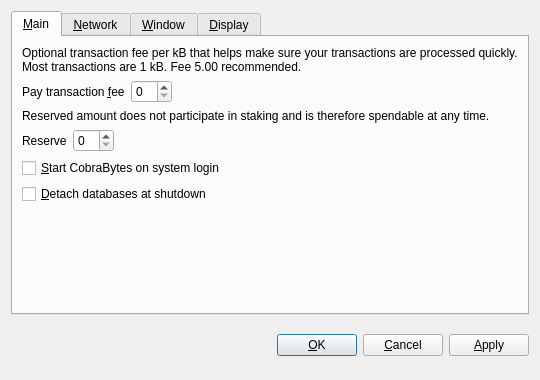
<?xml version="1.0" encoding="UTF-8"?>
<ui version="4.0">
 <class>OptionsDialog</class>
 <widget class="QDialog" name="OptionsDialog">
  <property name="geometry">
   <rect>
    <x>0</x>
    <y>0</y>
    <width>540</width>
    <height>380</height>
   </rect>
  </property>
  <property name="windowTitle">
   <string>Options</string>
  </property>
  <property name="modal">
   <bool>true</bool>
  </property>
  <layout class="QVBoxLayout" name="verticalLayout">
   <item>
    <widget class="QTabWidget" name="tabWidget">
     <property name="tabPosition">
      <enum>QTabWidget::North</enum>
     </property>
     <property name="currentIndex">
      <number>0</number>
     </property>
     <widget class="QWidget" name="tabMain">
      <attribute name="title">
       <string>&amp;Main</string>
      </attribute>
      <layout class="QVBoxLayout" name="verticalLayout_Main">
       <item>
        <widget class="QLabel" name="transactionFeeInfoLabel">
         <property name="text">
          <string>Optional transaction fee per kB that helps make sure your transactions are processed quickly. Most transactions are 1 kB. Fee 5.00 recommended.</string>
         </property>
         <property name="textFormat">
          <enum>Qt::PlainText</enum>
         </property>
         <property name="wordWrap">
          <bool>true</bool>
         </property>
        </widget>
       </item>
       <item>
        <layout class="QHBoxLayout" name="horizontalLayoutFee">
         <item>
          <widget class="QLabel" name="transactionFeeLabel">
           <property name="text">
            <string>Pay transaction &amp;fee</string>
           </property>
           <property name="textFormat">
            <enum>Qt::PlainText</enum>
           </property>
           <property name="buddy">
            <cstring>transactionFee</cstring>
           </property>
          </widget>
         </item>
         <item>
          <widget class="BitcoinAmountField" name="transactionFee"/>
         </item>
         <item>
          <spacer name="horizontalSpacerFee">
           <property name="orientation">
            <enum>Qt::Horizontal</enum>
           </property>
           <property name="sizeHint" stdset="0">
            <size>
             <width>40</width>
             <height>20</height>
            </size>
           </property>
          </spacer>
         </item>
        </layout>
       </item>
       <item>
        <widget class="QLabel" name="reserveBalanceInfoLabel">
         <property name="text">
          <string>Reserved amount does not participate in staking and is therefore spendable at any time.</string>
         </property>
         <property name="textFormat">
          <enum>Qt::PlainText</enum>
         </property>
         <property name="wordWrap">
          <bool>true</bool>
         </property>
        </widget>
       </item>
       <item>
        <layout class="QHBoxLayout" name="horizontalLayoutReserveBalance">
         <item>
          <widget class="QLabel" name="reserveBalanceLabel">
           <property name="text">
            <string>Reserve</string>
           </property>
           <property name="textFormat">
            <enum>Qt::PlainText</enum>
           </property>
           <property name="buddy">
            <cstring>reserveBalance</cstring>
           </property>
          </widget>
         </item>
         <item>
          <widget class="BitcoinAmountField" name="reserveBalance"/>
         </item>
         <item>
          <spacer name="horizontalSpacerReserveBalance">
           <property name="orientation">
            <enum>Qt::Horizontal</enum>
           </property>
           <property name="sizeHint" stdset="0">
            <size>
             <width>40</width>
             <height>20</height>
            </size>
           </property>
          </spacer>
         </item>
        </layout>
       </item>
       <item>
        <widget class="QCheckBox" name="bitcoinAtStartup">
         <property name="toolTip">
          <string>Automatically start CobraBytes after logging in to the system.</string>
         </property>
         <property name="text">
          <string>&amp;Start CobraBytes on system login</string>
         </property>
        </widget>
       </item>
       <item>
        <widget class="QCheckBox" name="detachDatabases">
         <property name="toolTip">
          <string>Detach block and address databases at shutdown. This means they can be moved to another data directory, but it slows down shutdown. The wallet is always detached.</string>
         </property>
         <property name="text">
          <string>&amp;Detach databases at shutdown</string>
         </property>
        </widget>
       </item>
       <item>
        <spacer name="verticalSpacer_Main">
         <property name="orientation">
          <enum>Qt::Vertical</enum>
         </property>
         <property name="sizeHint" stdset="0">
          <size>
           <width>20</width>
           <height>40</height>
          </size>
         </property>
        </spacer>
       </item>
      </layout>
     </widget>
     <widget class="QWidget" name="tabNetwork">
      <attribute name="title">
       <string>&amp;Network</string>
      </attribute>
      <layout class="QVBoxLayout" name="verticalLayout_Network">
       <item>
        <widget class="QCheckBox" name="mapPortUpnp">
         <property name="toolTip">
          <string>Automatically open the CobraBytes client port on the router. This only works when your router supports UPnP and it is enabled.</string>
         </property>
         <property name="text">
          <string>Map port using &amp;UPnP</string>
         </property>
        </widget>
       </item>
       <item>
        <widget class="QCheckBox" name="connectSocks">
         <property name="toolTip">
          <string>Connect to the CobraBytes network through a SOCKS proxy (e.g. when connecting through Tor).</string>
         </property>
         <property name="text">
          <string>&amp;Connect through SOCKS proxy:</string>
         </property>
        </widget>
       </item>
       <item>
        <layout class="QHBoxLayout" name="horizontalLayout_Network">
         <item>
          <widget class="QLabel" name="proxyIpLabel">
           <property name="text">
            <string>Proxy &amp;IP:</string>
           </property>
           <property name="textFormat">
            <enum>Qt::PlainText</enum>
           </property>
           <property name="buddy">
            <cstring>proxyIp</cstring>
           </property>
          </widget>
         </item>
         <item>
          <widget class="QValidatedLineEdit" name="proxyIp">
           <property name="maximumSize">
            <size>
             <width>140</width>
             <height>16777215</height>
            </size>
           </property>
           <property name="toolTip">
            <string>IP address of the proxy (e.g. 127.0.0.1)</string>
           </property>
          </widget>
         </item>
         <item>
          <widget class="QLabel" name="proxyPortLabel">
           <property name="text">
            <string>&amp;Port:</string>
           </property>
           <property name="textFormat">
            <enum>Qt::PlainText</enum>
           </property>
           <property name="buddy">
            <cstring>proxyPort</cstring>
           </property>
          </widget>
         </item>
         <item>
          <widget class="QLineEdit" name="proxyPort">
           <property name="maximumSize">
            <size>
             <width>55</width>
             <height>16777215</height>
            </size>
           </property>
           <property name="toolTip">
            <string>Port of the proxy (e.g. 9050)</string>
           </property>
          </widget>
         </item>
         <item>
          <widget class="QLabel" name="socksVersionLabel">
           <property name="text">
            <string>SOCKS &amp;Version:</string>
           </property>
           <property name="textFormat">
            <enum>Qt::PlainText</enum>
           </property>
           <property name="buddy">
            <cstring>socksVersion</cstring>
           </property>
          </widget>
         </item>
         <item>
          <widget class="QValueComboBox" name="socksVersion">
           <property name="toolTip">
            <string>SOCKS version of the proxy (e.g. 5)</string>
           </property>
          </widget>
         </item>
         <item>
          <spacer name="horizontalSpacer_Network">
           <property name="orientation">
            <enum>Qt::Horizontal</enum>
           </property>
           <property name="sizeHint" stdset="0">
            <size>
             <width>40</width>
             <height>20</height>
            </size>
           </property>
          </spacer>
         </item>
        </layout>
       </item>
       <item>
        <spacer name="verticalSpacer_Network">
         <property name="orientation">
          <enum>Qt::Vertical</enum>
         </property>
         <property name="sizeHint" stdset="0">
          <size>
           <width>20</width>
           <height>40</height>
          </size>
         </property>
        </spacer>
       </item>
      </layout>
     </widget>
     <widget class="QWidget" name="tabWindow">
      <attribute name="title">
       <string>&amp;Window</string>
      </attribute>
      <layout class="QVBoxLayout" name="verticalLayout_Window">
       <item>
        <widget class="QCheckBox" name="minimizeToTray">
         <property name="toolTip">
          <string>Show only a tray icon after minimizing the window.</string>
         </property>
         <property name="text">
          <string>&amp;Minimize to the tray instead of the taskbar</string>
         </property>
        </widget>
       </item>
       <item>
        <widget class="QCheckBox" name="minimizeOnClose">
         <property name="toolTip">
          <string>Minimize instead of exit the application when the window is closed. When this option is enabled, the application will be closed only after selecting Quit in the menu.</string>
         </property>
         <property name="text">
          <string>M&amp;inimize on close</string>
         </property>
        </widget>
       </item>
       <item>
        <spacer name="verticalSpacer_Window">
         <property name="orientation">
          <enum>Qt::Vertical</enum>
         </property>
         <property name="sizeHint" stdset="0">
          <size>
           <width>20</width>
           <height>40</height>
          </size>
         </property>
        </spacer>
       </item>
      </layout>
     </widget>
     <widget class="QWidget" name="tabDisplay">
      <attribute name="title">
       <string>&amp;Display</string>
      </attribute>
      <layout class="QVBoxLayout" name="verticalLayout_Display">
       <item>
        <layout class="QHBoxLayout" name="horizontalLayout_1_Display">
         <item>
          <widget class="QLabel" name="langLabel">
           <property name="text">
            <string>User Interface &amp;language:</string>
           </property>
           <property name="textFormat">
            <enum>Qt::PlainText</enum>
           </property>
           <property name="buddy">
            <cstring>lang</cstring>
           </property>
          </widget>
         </item>
         <item>
          <widget class="QValueComboBox" name="lang">
           <property name="toolTip">
            <string>The user interface language can be set here. This setting will take effect after restarting CobraBytes.</string>
           </property>
          </widget>
         </item>
        </layout>
       </item>
       <item>
        <layout class="QHBoxLayout" name="horizontalLayout_2_Display">
         <item>
          <widget class="QLabel" name="unitLabel">
           <property name="text">
            <string>&amp;Unit to show amounts in:</string>
           </property>
           <property name="textFormat">
            <enum>Qt::PlainText</enum>
           </property>
           <property name="buddy">
            <cstring>unit</cstring>
           </property>
          </widget>
         </item>
         <item>
          <widget class="QValueComboBox" name="unit">
           <property name="toolTip">
            <string>Choose the default subdivision unit to show in the interface and when sending coins.</string>
           </property>
          </widget>
         </item>
        </layout>
       </item>
       <item>
        <widget class="QCheckBox" name="displayAddresses">
         <property name="toolTip">
          <string>Whether to show CobraBytes addresses in the transaction list or not.</string>
         </property>
         <property name="text">
          <string>&amp;Display addresses in transaction list</string>
         </property>
        </widget>
       </item>
       <item>
        <widget class="QCheckBox" name="coinControlFeatures">
         <property name="toolTip">
          <string>Whether to show coin control features or not.</string>
         </property>
         <property name="text">
          <string>Display coin &amp;control features (experts only!)</string>
         </property>
        </widget>
       </item>
       <item>
        <spacer name="verticalSpacer_Display">
         <property name="orientation">
          <enum>Qt::Vertical</enum>
         </property>
         <property name="sizeHint" stdset="0">
          <size>
           <width>20</width>
           <height>40</height>
          </size>
         </property>
        </spacer>
       </item>
      </layout>
     </widget>
    </widget>
   </item>
   <item>
    <layout class="QHBoxLayout" name="horizontalLayout_Buttons">
     <item>
      <spacer name="horizontalSpacer_1">
       <property name="orientation">
        <enum>Qt::Horizontal</enum>
       </property>
       <property name="sizeHint" stdset="0">
        <size>
         <width>40</width>
         <height>48</height>
        </size>
       </property>
      </spacer>
     </item>
     <item>
      <widget class="QLabel" name="statusLabel">
       <property name="font">
        <font>
         <weight>75</weight>
         <bold>true</bold>
        </font>
       </property>
       <property name="text">
        <string/>
       </property>
       <property name="textFormat">
        <enum>Qt::PlainText</enum>
       </property>
       <property name="wordWrap">
        <bool>true</bool>
       </property>
      </widget>
     </item>
     <item>
      <spacer name="horizontalSpacer_2">
       <property name="orientation">
        <enum>Qt::Horizontal</enum>
       </property>
       <property name="sizeHint" stdset="0">
        <size>
         <width>40</width>
         <height>48</height>
        </size>
       </property>
      </spacer>
     </item>
     <item>
      <widget class="QPushButton" name="okButton">
       <property name="text">
        <string>&amp;OK</string>
       </property>
      </widget>
     </item>
     <item>
      <widget class="QPushButton" name="cancelButton">
       <property name="text">
        <string>&amp;Cancel</string>
       </property>
       <property name="autoDefault">
        <bool>false</bool>
       </property>
      </widget>
     </item>
     <item>
      <widget class="QPushButton" name="applyButton">
       <property name="text">
        <string>&amp;Apply</string>
       </property>
       <property name="autoDefault">
        <bool>false</bool>
       </property>
      </widget>
     </item>
    </layout>
   </item>
  </layout>
 </widget>
 <customwidgets>
  <customwidget>
   <class>BitcoinAmountField</class>
   <extends>QSpinBox</extends>
   <header>bitcoinamountfield.h</header>
  </customwidget>
  <customwidget>
   <class>QValueComboBox</class>
   <extends>QComboBox</extends>
   <header>qvaluecombobox.h</header>
  </customwidget>
  <customwidget>
   <class>QValidatedLineEdit</class>
   <extends>QLineEdit</extends>
   <header>qvalidatedlineedit.h</header>
  </customwidget>
 </customwidgets>
 <resources/>
 <connections/>
</ui>
